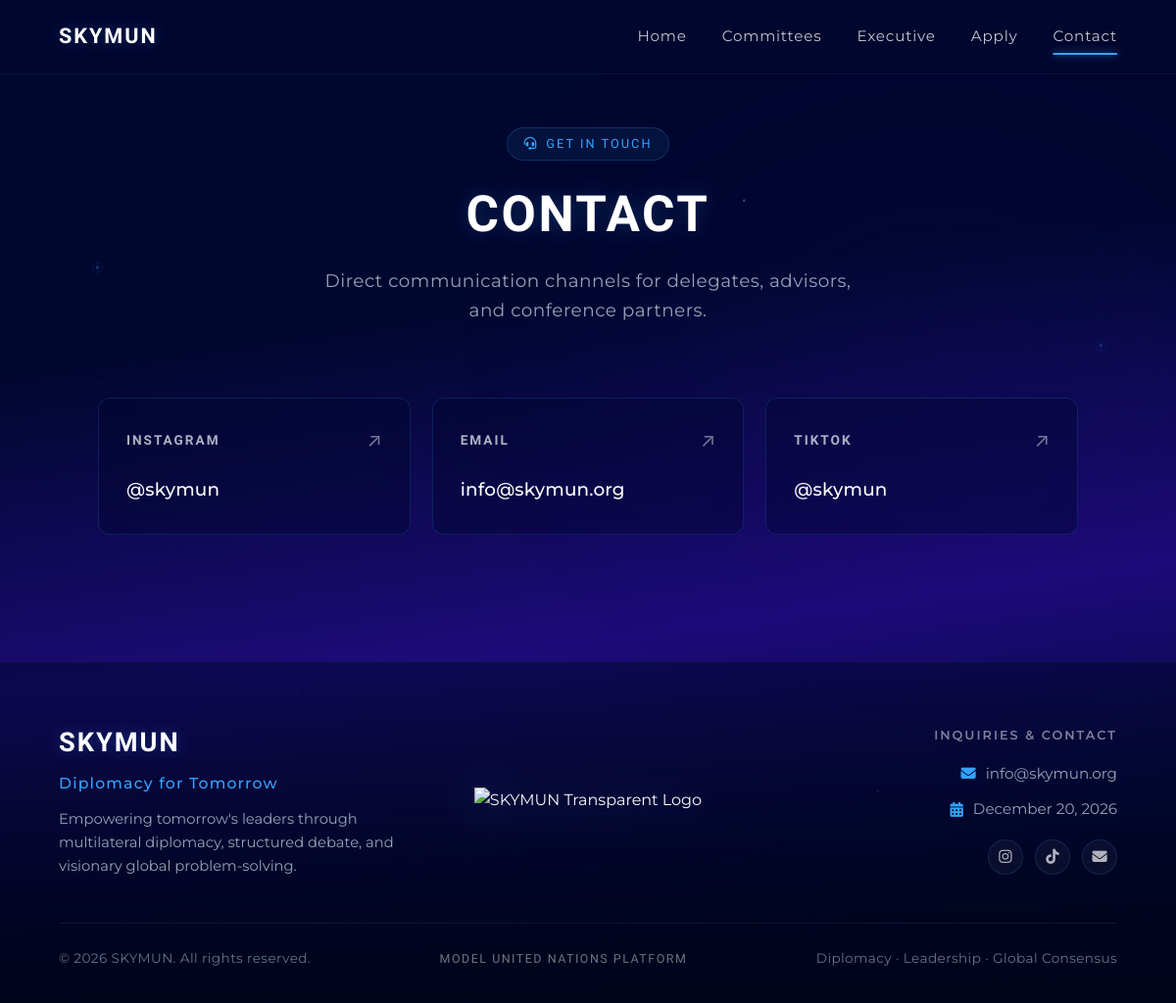
The app's page /contact.php, older data.
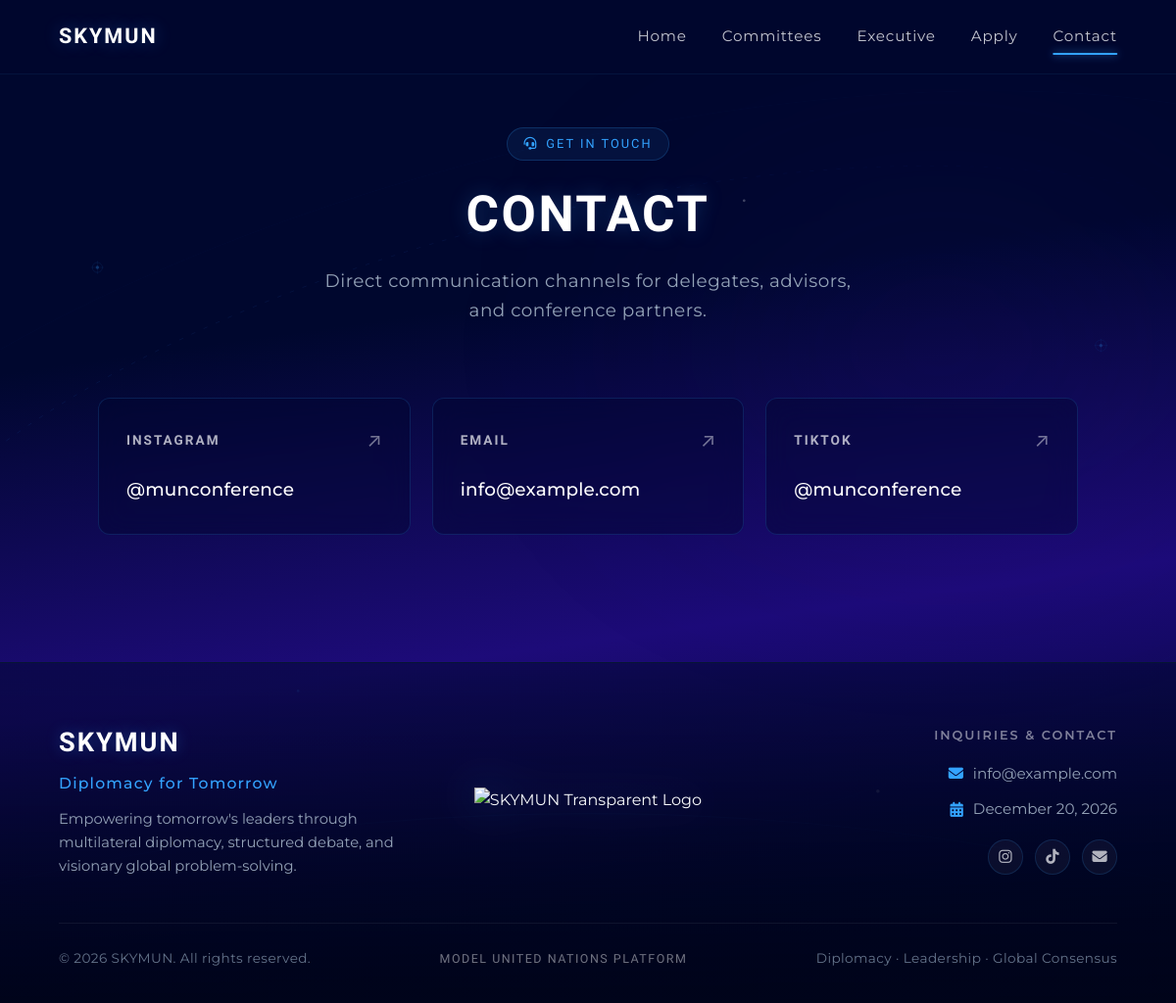
The same page, newer data.
### tables this page shows
CREATE TABLE IF NOT EXISTS `contact_settings` (
  `id` INT(11) NOT NULL AUTO_INCREMENT,
  `channel_key` VARCHAR(50) NOT NULL UNIQUE,
  `channel_title` VARCHAR(100) NOT NULL,
  `channel_value` VARCHAR(255) DEFAULT NULL,
  `status` TINYINT(1) DEFAULT 1,
  `created_at` TIMESTAMP NOT NULL DEFAULT CURRENT_TIMESTAMP,
  PRIMARY KEY (`id`)
);

### config.php (called while the page is built, shortened)
<?php
$pdo = null;
try {
    $dsn = "mysql:host=" . DB_HOST . ";port=" . DB_PORT . ";dbname=" . DB_NAME . ";charset=" . DB_CHARSET;
    $options = [
        PDO::ATTR_ERRMODE            => PDO::ERRMODE_EXCEPTION,
        PDO::ATTR_DEFAULT_FETCH_MODE => PDO::FETCH_ASSOC,
        PDO::ATTR_EMULATE_PREPARES   => false,
    ];
    $pdo = new PDO($dsn, DB_USER, DB_PASS, $options);
} catch (PDOException $e) {
    $db_error = $e->getMessage();
    try {
        $dsnFallback = "mysql:host=" . DB_HOST . ";port=" . DB_PORT . ";charset=" . DB_CHARSET;
        $pdo = new PDO($dsnFallback, DB_USER, DB_PASS, [
            PDO::ATTR_ERRMODE            => PDO::ERRMODE_EXCEPTION,
            PDO::ATTR_DEFAULT_FETCH_MODE => PDO::FETCH_ASSOC,
            PDO::ATTR_EMULATE_PREPARES   => false,
        ]);
        $pdo->exec("CREATE DATABASE IF NOT EXISTS `" . DB_NAME . "` CHARACTER SET utf8mb4 COLLATE utf8mb4_unicode_ci");
        $pdo->exec("USE `" . DB_NAME . "`");
        $db_error = '';
    } catch (PDOException $eFallback) {
        $db_error = $eFallback->getMessage();
        $pdo = null;
    }
}
function init_skymun_tables() {
    global $pdo, $last_sql_error;
    if ($pdo) {
        try {
            $sql = "CREATE TABLE IF NOT EXISTS `committees` (
                `id` INT AUTO_INCREMENT PRIMARY KEY,
                `title` VARCHAR(255) NOT NULL,
                `short_name` VARCHAR(50) NULL,
                `agenda` TEXT NULL,
                `description` LONGTEXT NULL,
                `cover_image` VARCHAR(255) NULL,
                `study_guide` VARCHAR(255) NULL,
                `member1_name` VARCHAR(150) NULL,
                `member1_title` VARCHAR(150) NULL,
                `member1_image` VARCHAR(255) NULL,
                `member2_name` VARCHAR(150) NULL,
                `member2_title` VARCHAR(150) NULL,
                `member2_image` VARCHAR(255) NULL,
                `member3_name` VARCHAR(150) NULL,
                `member3_title` VARCHAR(150) NULL,
                `member3_image` VARCHAR(255) NULL,
                `status` TINYINT(1) DEFAULT 1,
                `sort_order` INT DEFAULT 0,
                `created_at` TIMESTAMP DEFAULT CURRENT_TIMESTAMP
            ) ENGINE=InnoDB DEFAULT CHARSET=utf8mb4 COLLATE=utf8mb4_unicode_ci;";
            $pdo->exec($sql);
            $sqlExecutives = "CREATE TABLE IF NOT EXISTS `executives` (
                `id` INT AUTO_INCREMENT PRIMARY KEY,
                `name` VARCHAR(150) NOT NULL,
                `title` VARCHAR(150) NOT NULL,
                `image` VARCHAR(255) NULL,
                `status` TINYINT(1) DEFAULT 1,
                `sort_order` INT DEFAULT 0,
                `created_at` TIMESTAMP DEFAULT CURRENT_TIMESTAMP
            ) ENGINE=InnoDB DEFAULT CHARSET=utf8mb4 COLLATE=utf8mb4_unicode_ci;";
            $pdo->exec($sqlExecutives);
            $sqlApplications = "CREATE TABLE IF NOT EXISTS `applications` (
                `id` INT AUTO_INCREMENT PRIMARY KEY,
                `title` VARCHAR(150) NOT NULL,
                `price` VARCHAR(100) NULL,
                `apply_url` VARCHAR(500) NOT NULL,
                `description` TEXT NULL,
                `status` TINYINT(1) DEFAULT 1,
                `sort_order` INT DEFAULT 0,
                `created_at` TIMESTAMP DEFAULT CURRENT_TIMESTAMP
            ) ENGINE=InnoDB DEFAULT CHARSET=utf8mb4 COLLATE=utf8mb4_unicode_ci;";
            $pdo->exec($sqlApplications);
            $sqlContactSettings = "CREATE TABLE IF NOT EXISTS `contact_settings` (
                `id` INT AUTO_INCREMENT PRIMARY KEY,
                `channel_key` VARCHAR(50) UNIQUE NOT NULL,
                `channel_title` VARCHAR(100) NOT NULL,
                `channel_value` VARCHAR(255) NULL,
                `status` TINYINT(1) DEFAULT 1,
                `created_at` TIMESTAMP DEFAULT CURRENT_TIMESTAMP
            ) ENGINE=InnoDB DEFAULT CHARSET=utf8mb4 COLLATE=utf8mb4_unicode_ci;";
            $pdo->exec($sqlContactSettings);
            $pdo->exec("INSERT INTO `contact_settings` (`channel_key`, `channel_title`, `channel_value`, `status`) VALUES
                ('instagram', 'Instagram', '#', 1),
                ('mail', 'E-Mail', 'info@example.com', 1),
                ('phone', 'Phone Support', 'Direct Contacts', 0),
                ('tiktok', 'TikTok', '#', 1)
                ON DUPLICATE KEY UPDATE `channel_title`=VALUES(`channel_title`);");
            $sqlContactPhones = "CREATE TABLE IF NOT EXISTS `contact_phones` (
                `id` INT AUTO_INCREMENT PRIMARY KEY,
                `name` VARCHAR(150) NOT NULL,
                `title` VARCHAR(150) NOT NULL,
                `phone_number` VARCHAR(50) NOT NULL,
                `status` TINYINT(1) DEFAULT 1,
                `sort_order` INT DEFAULT 0,
                `created_at` TIMESTAMP DEFAULT CURRENT_TIMESTAMP
            ) ENGINE=InnoDB DEFAULT CHARSET=utf8mb4 COLLATE=utf8mb4_unicode_ci;";
            $pdo->exec($sqlContactPhones);
            $countCom = $pdo->query("SELECT COUNT(*) FROM `committees`")->fetchColumn();
            $countExec = $pdo->query("SELECT COUNT(*) FROM `executives`")->fetchColumn();
            $countApp = $pdo->query("SELECT COUNT(*) FROM `applications`")->fetchColumn();
        } catch (PDOException $e) {
            $last_sql_error = "Tablo oluşturma hatası: " . $e->getMessage();
            error_log($last_sql_error);
        }
    }
}
function get_contact_settings() {
    global $pdo;
    init_skymun_tables();
    try {
        $stmt = $pdo->query("SELECT * FROM `contact_settings`");
        $rows = $stmt->fetchAll() ?: [];
        $settings = [];
        foreach ($rows as $r) {
            $settings[$r['channel_key']] = $r;
        }
        return $settings;
    } catch (PDOException $e) {
        error_log("SQL get_contact_settings Hatası: " . $e->getMessage());
        return [];
    }
}

### contact.php (the view, shortened to what the changed rows need)
<?php
require_once __DIR__ . '/config.php';
require_once __DIR__ . '/header.php';
$contactSettings = get_contact_settings();
$ig = $contactSettings['instagram'] ?? ['channel_value' => '#', 'status' => 1];
$mail = $contactSettings['mail'] ?? ['channel_value' => 'info@example.com', 'status' => 1];
$tiktok = $contactSettings['tiktok'] ?? ['channel_value' => '#', 'status' => 1];
function clean_handle($url, $default) {
    if (empty($url) || $url === '#') return $default;
    $parsed = parse_url($url, PHP_URL_PATH);
    if ($parsed) {
        $trimmed = trim($parsed, '/');
        if (!empty($trimmed)) {
            return (strpos($trimmed, '@') === 0) ? $trimmed : '@' . $trimmed;
        }
    }
    return $default;
}
$igHandle = clean_handle($ig['channel_value'], '@munconference');
$tiktokHandle = clean_handle($tiktok['channel_value'], '@munconference');
?>
<section class="contact-hero-section">
    <div class="container">
        <h1 class="contact-main-title">CONTACT</h1>
    </div>
</section>
<section class="contact-wrapper">
    <div class="container">
        <div class="contact-container">
            <?php if (!empty($ig['status'])): ?>
                <div class="contact-functional-card">
                    <div class="contact-card-top">
                        <span class="contact-card-label">Instagram</span>
                        <span class="contact-card-arrow" aria-hidden="true">&#x2197;</span>
                    </div>
                    <div class="contact-card-value"><?= htmlspecialchars($igHandle) ?></div>
                </div>
            <?php endif; ?>
            <?php if (!empty($mail['status'])): ?>
                <div class="contact-functional-card">
                    <div class="contact-card-top">
                        <span class="contact-card-label">Email</span>
                        <span class="contact-card-arrow" aria-hidden="true">&#x2197;</span>
                    </div>
                    <div class="contact-card-value"><?= htmlspecialchars($mail['channel_value']) ?></div>
                </div>
            <?php endif; ?>
            <?php if (!empty($tiktok['status'])): ?>
                <div class="contact-functional-card">
                    <div class="contact-card-top">
                        <span class="contact-card-label">TikTok</span>
                        <span class="contact-card-arrow" aria-hidden="true">&#x2197;</span>
                    </div>
                    <div class="contact-card-value"><?= htmlspecialchars($tiktokHandle) ?></div>
                </div>
            <?php endif; ?>
        </div>
    </div>
</section>
<?php
require_once __DIR__ . '/footer.php';
?>

### header.php (shortened to what the changed rows need)
<!DOCTYPE html>
<html lang="en">
<head>
    <link rel="stylesheet" href="https://cdnjs.cloudflare.com/ajax/libs/font-awesome/6.5.1/css/all.min.css" />
</head>
<body>
    <div class="aerospace-bg-canvas" aria-hidden="true">
    </div>

### footer.php (shortened to what the changed rows need)
<?php
$footerSettings = function_exists('get_contact_settings') ? get_contact_settings() : [];
$footerMail = (!empty($footerSettings['mail']['channel_value'])) ? $footerSettings['mail']['channel_value'] : CONTACT_EMAIL;
$footerMailActive = isset($footerSettings['mail']) ? ($footerSettings['mail']['status'] == 1) : true;
?>
<footer class="skymun-footer">
    <div class="container">
        <div class="footer-layout">
            <div class="footer-right">
                <?php if ($footerMailActive): ?>
                    <a href="mailto:<?= htmlspecialchars($footerMail) ?>" class="footer-contact-link">
                        <i class="fa-solid fa-envelope"></i>
                        <span><?= htmlspecialchars($footerMail) ?></span>
                    </a>
                <?php endif; ?>
            </div>
        </div>
    </div>
</footer>
</body>
</html>

Row changes from the older to the newer data that the page shows:
changed contact_settings (number 1 of 3 on the later page): channel_value "@skymun" → "@munconference"
changed contact_settings: channel_value "info@skymun.org" → "info@example.com"
changed contact_settings (number 3 of 3 on the later page): channel_value "@skymun" → "@munconference"
